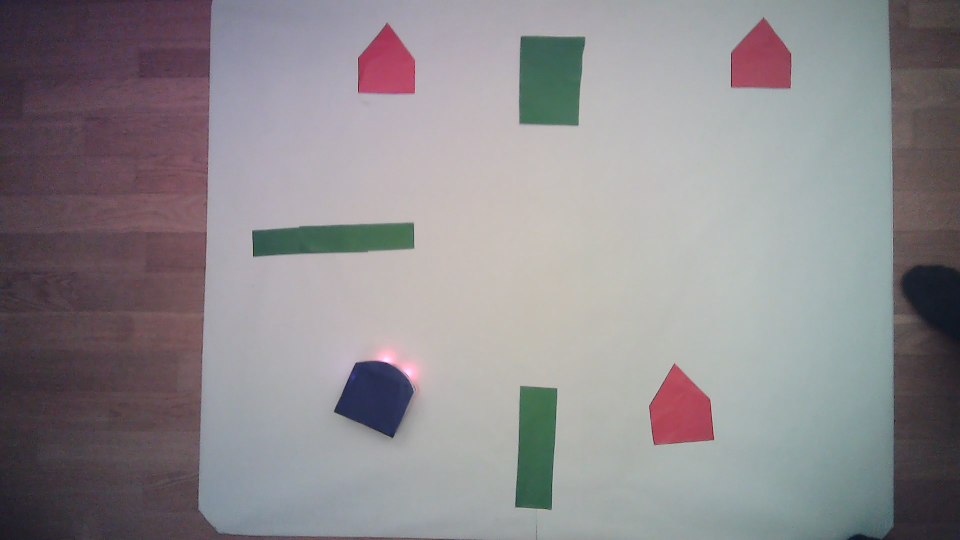
#> input picture full code_2/calibre.jpg, 1920 x 1080 px (shown at 1/2 size)
$ python -i camera.py   (imports and definitions only)
#> lines starting #> are read from the running program, lines starting #| are printed output that depends on the picture; after the words box and inside, x2 and y2 are one past the last pixel; in counts of white or black regions, pixels touching at a corner belong together
from math import pi
import numpy as np
from cv2 import cv2 as cv
from matplotlib import pyplot as plt
from shapely.geometry import MultiPolygon, Polygon
from shapely.geometry import LineString, Point


# [12 lines left out: function visible, not called in this run]

def distance(a,b):
    dist = np.linalg.norm(np.array(a)-np.array(b))
    return(dist)

def polygon(c):
    peri = cv.arcLength(c, True)
    approx = cv.approxPolyDP(c, 0.005 * peri, True)
    return approx

# Returns dictionnary containing for the key the index of the vertex of interest
# and for the value, other vertices with distance that are valid paths for the robot
# [24 lines left out: function vis_graph, not called in this run]

def get_color_contour(frame, color):
    if color == "white":
        lower_color = np.array([0,0,128]) #np.array([125,110,90])
        upper_color = np.array([179,46,247]) #np.array([230,220,220])
    elif color == "blue":
        lower_color = np.array([96,63,62]) #np.array([60,30,20])#np.array([50,30,20])
        upper_color = np.array([130,255,255])#np.array([115,75,80])#np.array([90,55,50])
    elif color == "red":
        lower_color = np.array([130,100,100]) #np.array([70,40,150])
        upper_color = np.array([179,255,255])#np.array([130,115,200])
    elif color == "green":
        lower_color = np.array([45,60,0])#np.array([50,80,35])
        upper_color = np.array([90,140,140])#np.array([150,155,100])
    else:
        return [0]
    frame = cv.cvtColor(frame, cv.COLOR_BGR2HSV)
    mask_white = cv.inRange(frame, lower_color, upper_color)
    contours, _= cv.findContours(mask_white, cv.RETR_TREE, cv.CHAIN_APPROX_NONE)
    return contours


# [63 lines left out: functions draw_analyze_frame, draw_polygone, draw_path, not called in this run]

def cam_get_bounded_frame(frame, show_contour = False, show_polygone = False):
    contours_white = get_color_contour(frame, "white")

    if contours_white: #if list is not empty
        contour = max(contours_white, key = cv.contourArea)
        #print(contour)
    else:
        contour = [[0,0],[1,0]]
    x_rect,y_rect,w_rect,h_rect = cv.boundingRect(contour)

    frame_limits = [y_rect, y_rect+h_rect, x_rect, x_rect+w_rect] #min_y, max_y, min_x, max_x

    contour = contour-[x_rect,y_rect]

    if show_contour:
        cv.drawContours(frame[frame_limits[0]: frame_limits[1], frame_limits[2]: frame_limits[3]], contour, -1, (255,255,255),3)

    if show_polygone:
        white_pts = np.squeeze(polygon(contour))
        draw_polygone(frame, white_pts, "white")

    return frame_limits, contour


def cam_locate_thymio(frame, show_contour = False, show_circle = False):
    contours_blue = get_color_contour(frame, "blue")

    max_blue_area = 0
    thymio_pos = [0,0]
    thymio_angle = 0.0
    scale_mm = 1
    radius = 1
    blue_zones_counter = 0
    for contour_blue in contours_blue:
        area = cv.contourArea(contour_blue)
        if area > 1000 and area > max_blue_area:
            blue_zones_counter += 1
            max_blue_area = area
            (x,y),radius = cv.minEnclosingCircle(contour_blue)
            (rect_cent, (rect_width, rect_height), rect_angle) = cv.minAreaRect(contour_blue)
            center = (int(x),int(y))
            scale_mm = 140/(2*radius)
            radius = int(radius)
            thymio_pos = center
            if show_contour:
                cv.drawContours(frame, contour_blue, -1, (255,0,0),3)
            if show_circle:
                cv.circle(frame,center,radius,(255,0,0),2)
                cv.circle(frame, center, 7, (255, 0, 0), -1)
                box = cv.boxPoints((rect_cent, (rect_width, rect_height), rect_angle))
                box_points = list((int(point[0]),int(point[1])) for point in box)
                draw_polygone(frame,box_points,"blue")
            #takes the angle from the rectangle framing the thymio that is the closest to the noisy angle
            noisy_angle = np.arctan2(center[1] - rect_cent[1],rect_cent[0] - center[0]) #is in rad
            possible_angles = np.array(list((-rect_angle + s*90.)*pi/180. for s in range(4)))
            angles_errors = list(abs(np.arctan2(np.sin(noisy_angle - poss_angle), np.cos(noisy_angle - poss_angle))) for poss_angle in possible_angles)
            thymio_angle = possible_angles[np.argmin(angles_errors)]
    thymio_visible = True

    if blue_zones_counter == 0:
        thymio_visible = False

    return thymio_pos, thymio_angle, thymio_visible, radius, scale_mm


def cam_get_contour(map_contour, radius):
    map_contour_poly = Polygon(np.squeeze(polygon(map_contour)))
    dilated_map = map_contour_poly.buffer(-radius, join_style=2,single_sided=True)
    return map_contour_poly, dilated_map


def cam_get_targets(frame, show_contour = False, show_center = False):
    contours_red = get_color_contour(frame, "red")

    target_list = []
    for contour_red in contours_red:
        area = cv.contourArea(contour_red)
        if area > 1000:
            M = cv.moments(contour_red)
            if M['m00'] != 0:
                cx = int(M['m10']/M['m00'])
                cy = int(M['m01']/M['m00'])
                target_list.append((cx,cy))
            if show_contour:
                cv.drawContours(frame, contour_red, -1, (0,0,255),3)
            if show_center:
                cv.circle(frame, (cx, cy), 7, (0,0,255), -1)

    return target_list


def cam_get_obstacles(frame, radius, show_contour = False, show_polygone = False):
    contours_green = get_color_contour(frame, "green")

    area_obstacles = MultiPolygon()
    dilated_obstacle_list = []
    for contour_green in contours_green:
        area = cv.contourArea(contour_green)
        if area > 1000:
            pts = np.squeeze(polygon(contour_green))
            pol = Polygon(pts)
            dilated_obstacle = pol.buffer(radius, join_style=2 ,single_sided=True)
            dilated_obstacle_list.append(dilated_obstacle)
            area_obstacles = area_obstacles.union(dilated_obstacle)
            if show_contour:
                cv.drawContours(frame, contour_green, -1, (0,255,0),3)
            if show_polygone:
                draw_polygone(frame, pts, "green")

    obstacles_boundary = []

    if type(area_obstacles) != Polygon:
        for geom in area_obstacles.geoms:
            xo, yo = geom.exterior.xy
            obstacles_boundary.append(zip(xo,yo))

    obstacles_list = []
    for obstacle in obstacles_boundary :
        obstacles_list.append(list(obstacle))

    return obstacles_list, dilated_obstacle_list


def convert_to_mm(y_axis_size, scale, coords_px):
    return [coords_px[0]*scale, (y_axis_size-coords_px[1])*scale]

def convert_to_px(y_axis_size, scale, coords_mm):
    return [int(coords_mm[0]/scale), int(y_axis_size-coords_mm[1]/scale)]

def reachable_targets(targets_list,dilated_map,dilated_obstacle_list):
    for target in targets_list:
        if not Point(target).within(dilated_map):
            targets_list.remove(target)
        else:
          for x in dilated_obstacle_list:
             if Point(target).within(x):
                 targets_list.remove(target)

    return targets_list

def object_detection(frame):
    #blur image to have less noise
    blurred_frame = cv.GaussianBlur(frame, (5,5), cv.BORDER_DEFAULT)
    #find the map boundaries
    frame_limits, map_contour = cam_get_bounded_frame(blurred_frame)
    #reduce the working frame to the boundaries
    bounded_frame = blurred_frame[frame_limits[0]: frame_limits[1], frame_limits[2]: frame_limits[3]]
    #locate the robot
    thymio_pos, thymio_angle, thymio_visible, thymio_radius, scale_mm = cam_locate_thymio(bounded_frame)
    thymio_state = [thymio_pos[0], thymio_pos[1], thymio_angle]
    #reduce the boundaries so the whole robot stays inside when the center is on the "dilated_map"
    map_contour_polygone, dilated_map = cam_get_contour(map_contour, thymio_radius)
    #locate the targets
    targets_list = cam_get_targets(bounded_frame)
    #locate the obstacles
    obstacles_list, dilated_obstacle_list  = cam_get_obstacles(bounded_frame, thymio_radius)
    #select only reachable targets
    targets_list = reachable_targets(targets_list,dilated_map,dilated_obstacle_list)


    return thymio_state,targets_list,obstacles_list,dilated_obstacle_list,dilated_map, frame_limits, scale_mm

>>> import cv2
>>> picture = cv2.imread('calibre.jpg')
#> picture is the input picture: shape (1080, 1920, 3); mean B, G, R 140.8, 137.6, 141.3
>>> result = object_detection(picture)
#> in get_color_contour, `frame = cv.cvtColor(frame, cv.COLOR_BGR2HSV)`: frame: shape (1080, 1920, 3); mean H, S, V 105.4, 31.1, 147.3
#> in get_color_contour, `mask_white = cv.inRange(frame, lower_color, upper_color)`:
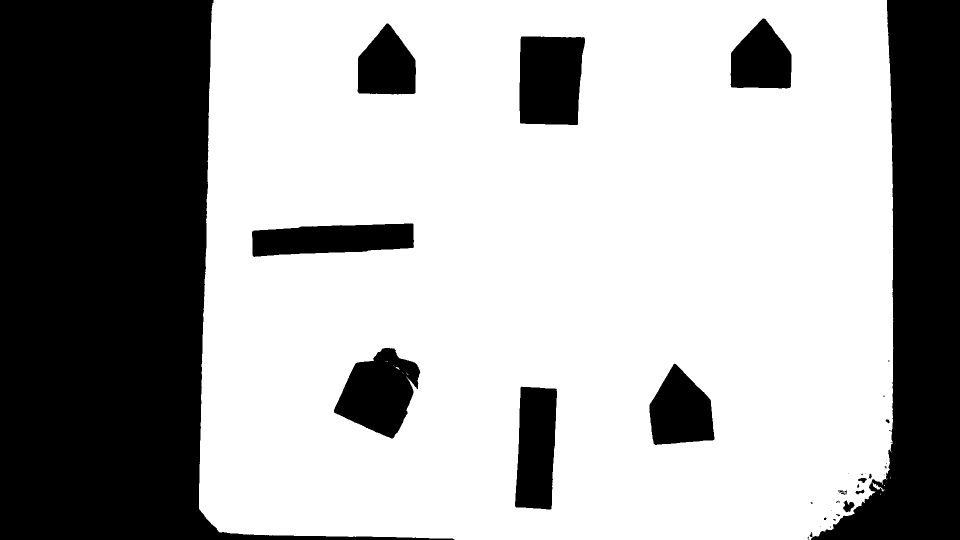
#> mask_white: shape (1080, 1920) (shown at 1/2 size); 65.2% white; 40 black regions (21 under 20 px)
#> in get_color_contour, `contours, _= cv.findContours(mask_white, cv.RETR_TREE, cv.CHAIN_APPROX..`: contours = 67 contours, 46 with area under 20; largest, box (x1, y1, x2, y2) and area: (398, 0, 1787, 1080) 1465818, (1038, 72, 1171, 251) 21522, (667, 695, 842, 878) 19614, (1029, 772, 1115, 1020) 17726, (503, 446, 829, 515) 17188
#> in cam_get_bounded_frame, `contours_white = get_color_contour(frame, "white")`: contours_white has the same summary as contours in get_color_contour
#> in cam_get_bounded_frame, `contour = max(contours_white, key = cv.contourArea)`: contour = contour of 4833 points, box (x1, y1, x2, y2) (398, 0, 1787, 1080), area 1465818
#> in cam_get_bounded_frame, `x_rect,y_rect,w_rect,h_rect = cv.boundingRect(contour)`: x_rect = 398; y_rect = 0; w_rect = 1389; h_rect = 1080
#> in cam_get_bounded_frame, `frame_limits = [y_rect, y_rect+h_rect, x_rect, x_rect+w_rect]`: frame_limits = [0, 1080, 398, 1787]
#> in object_detection, `bounded_frame = blurred_frame[frame_limits[0]: frame_limits[1], frame_..`:
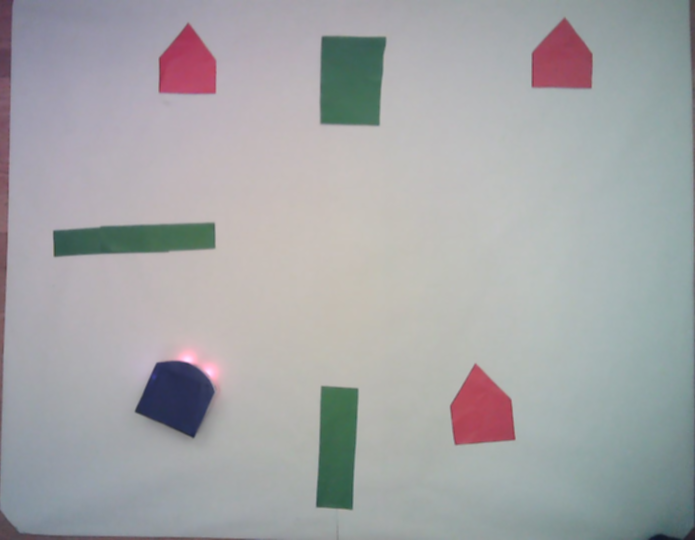
#> bounded_frame: shape (1080, 1389, 3) (shown at 1/2 size); mean B, G, R 167.3, 165.6, 164.7
#> call 2 of get_color_contour, with color = 'blue'
#> in get_color_contour (call 2), `frame = cv.cvtColor(frame, cv.COLOR_BGR2HSV)`: frame: shape (1080, 1389, 3); mean H, S, V 90.7, 23.1, 172.8
#> in get_color_contour (call 2), `mask_white = cv.inRange(frame, lower_color, upper_color)`:
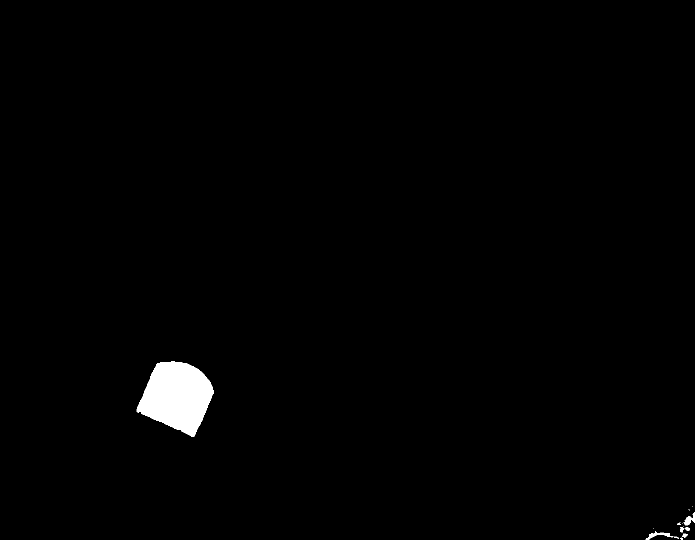
#> mask_white: shape (1080, 1389) (shown at 1/2 size); 1.1% white; 14 white regions (6 under 20 px)
#> in get_color_contour (call 2), `contours, _= cv.findContours(mask_white, cv.RETR_TREE, cv.CHAIN_APPROX..`: contours = 19 contours, 13 with area under 20; largest, box (x1, y1, x2, y2) and area: (273, 723, 428, 874) 15108, (1291, 1063, 1347, 1080) 210, (1367, 1025, 1389, 1051) 202, (1360, 1053, 1369, 1065) 44, (1364, 1067, 1376, 1076) 37, (1370, 1055, 1380, 1061) 36
#> in cam_locate_thymio, `contours_blue = get_color_contour(frame, "blue")`: contours_blue has the same summary as contours in get_color_contour
#> the loop in cam_locate_thymio, `for contour_blue in contours_blue:` made 19 passes
#> (area, blue_zones_counter, max_blue_area, x, y, radius, rect_cent, rect_width) on pass 18: (15107.5, 1, 15107.5, 350.5, 799.5, 81, (355.4, 789.4), 129.2)
#> area on passes 3, 4, 6, 8, 12: 37, 209.5, 35.5, 43.5, 202.5
#> after the loop in cam_locate_thymio, `for contour_blue in contours_blue:`: blue_zones_counter = 1; max_blue_area = 15107.5; noisy_angle = 1.06; radius = 81; rect_angle = -65.97; rect_height = 130.2; rect_width = 129.2; scale_mm = 0.858; thymio_angle = 1.15; x = 350.5; y = 799.5
#> in object_detection, `thymio_pos, thymio_angle, thymio_visible, thymio_radius, scale_mm = ca..`: thymio_pos = (350, 799); thymio_angle = 1.15; thymio_visible = True; thymio_radius = 81; scale_mm = 0.858
#> in object_detection, `thymio_state = [thymio_pos[0], thymio_pos[1], thymio_angle]`: thymio_state = [350, 799, 1.15]
#> in polygon, `peri = cv.arcLength(c, True)`: peri = 5007.4
#> in polygon, `approx = cv.approxPolyDP(c, 0.005 * peri, True)`: approx = [[29, 0], [0, 1017], [38, 1062], [1223, 1079], [1375, 958], [1375, 0]]
#> call 3 of get_color_contour, with color = 'red'
#> in get_color_contour (call 3), `mask_white = cv.inRange(frame, lower_color, upper_color)`:
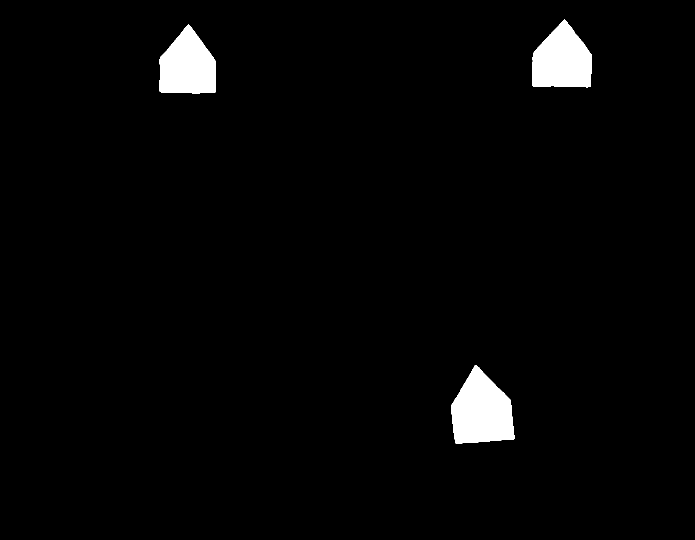
#> mask_white: shape (1080, 1389) (shown at 1/2 size); 2.5% white; 3 white regions
#> in get_color_contour (call 3), `contours, _= cv.findContours(mask_white, cv.RETR_TREE, cv.CHAIN_APPROX..`: contours = 3 contours; box (x1, y1, x2, y2) and area: (902, 730, 1029, 888) 13738, (1065, 39, 1183, 175) 11673, (319, 49, 432, 187) 11278
#> in cam_get_targets, `contours_red = get_color_contour(frame, "red")`: contours_red has the same summary as contours in get_color_contour
#> the loop in cam_get_targets, `for contour_red in contours_red:` made 3 passes
#> (area, cx, cy) on passes 1 to 3: (13737.5, 962, 822), (11277.5, 374, 131), (11673, 1124, 120)
#> after the loop in cam_get_targets, `for contour_red in contours_red:`: target_list = [(962, 822), (374, 131), (1124, 120)]
#> call 4 of get_color_contour, with color = 'green'
#> in get_color_contour (call 4), `mask_white = cv.inRange(frame, lower_color, upper_color)`:
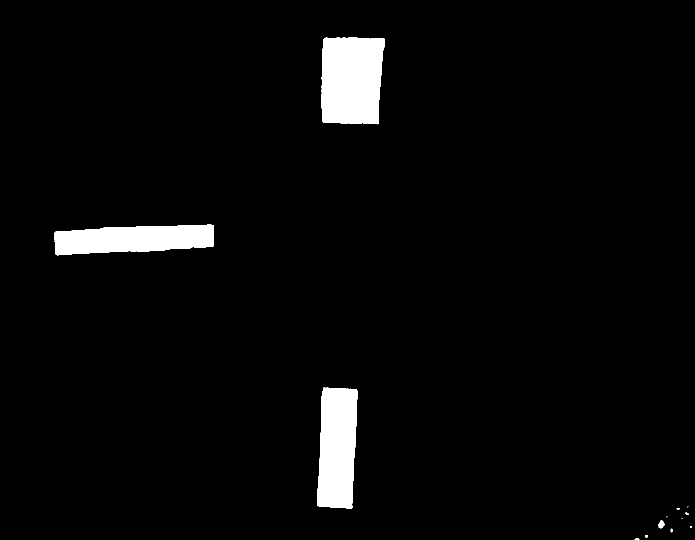
#> mask_white: shape (1080, 1389) (shown at 1/2 size); 3.5% white; 14 white regions (6 under 20 px)
#> in get_color_contour (call 4), `contours, _= cv.findContours(mask_white, cv.RETR_TREE, cv.CHAIN_APPROX..`: contours = 14 contours, 10 with area under 20; largest, box (x1, y1, x2, y2) and area: (643, 75, 770, 249) 19884, (634, 775, 715, 1018) 16388, (109, 449, 428, 511) 14784, (1317, 1040, 1330, 1057) 118
#> in cam_get_obstacles, `contours_green = get_color_contour(frame, "green")`: contours_green has the same summary as contours in get_color_contour
#> the loop in cam_get_obstacles, `for contour_green in contours_green:` made 14 passes
#> (area, peri in polygon, pts) on pass 12: (16387.5, 632.3, [[647, 775], [634, 1009], [702, 1017], [714, 781]])
#> (area, peri in polygon) on passes 13 to 14: (14784, 748.7), (19884, 593.7)
#> after the loop in cam_get_obstacles, `for contour_green in contours_green:`: dilated_obstacle_list = 3 items
#> the loop in cam_get_obstacles, `for geom in area_obstacles.geoms:` made 3 passes
#> the loop in cam_get_obstacles, `for obstacle in obstacles_boundary :` made 3 passes
#> the loop in reachable_targets, `for target in targets_list:` made 3 passes
#> after the loop in reachable_targets, `for target in targets_list:`: targets_list = [(962, 822), (374, 131), (1124, 120)]
#> result = 7 items
